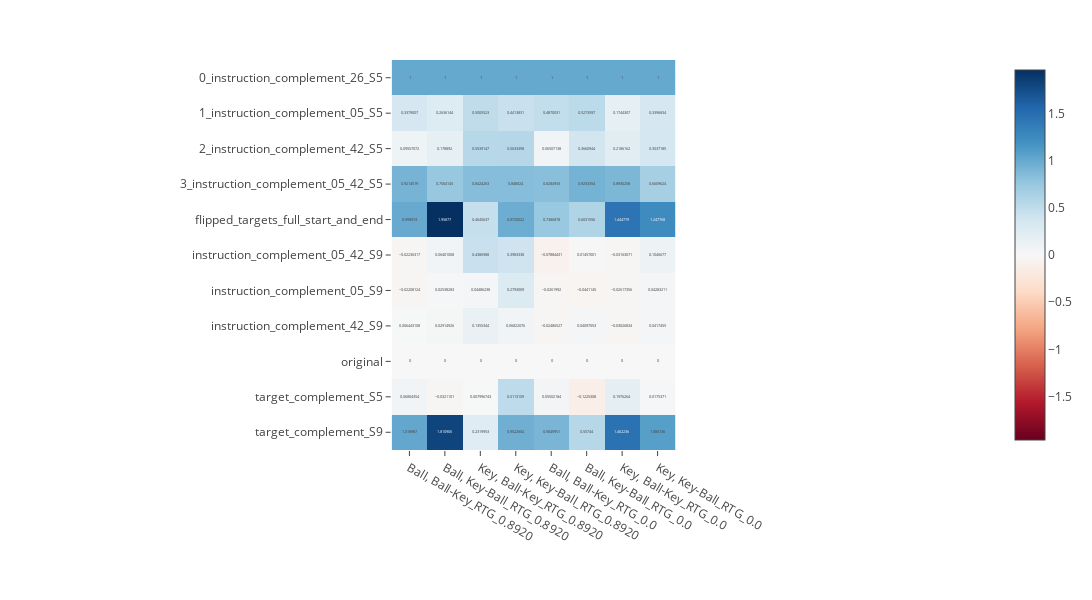
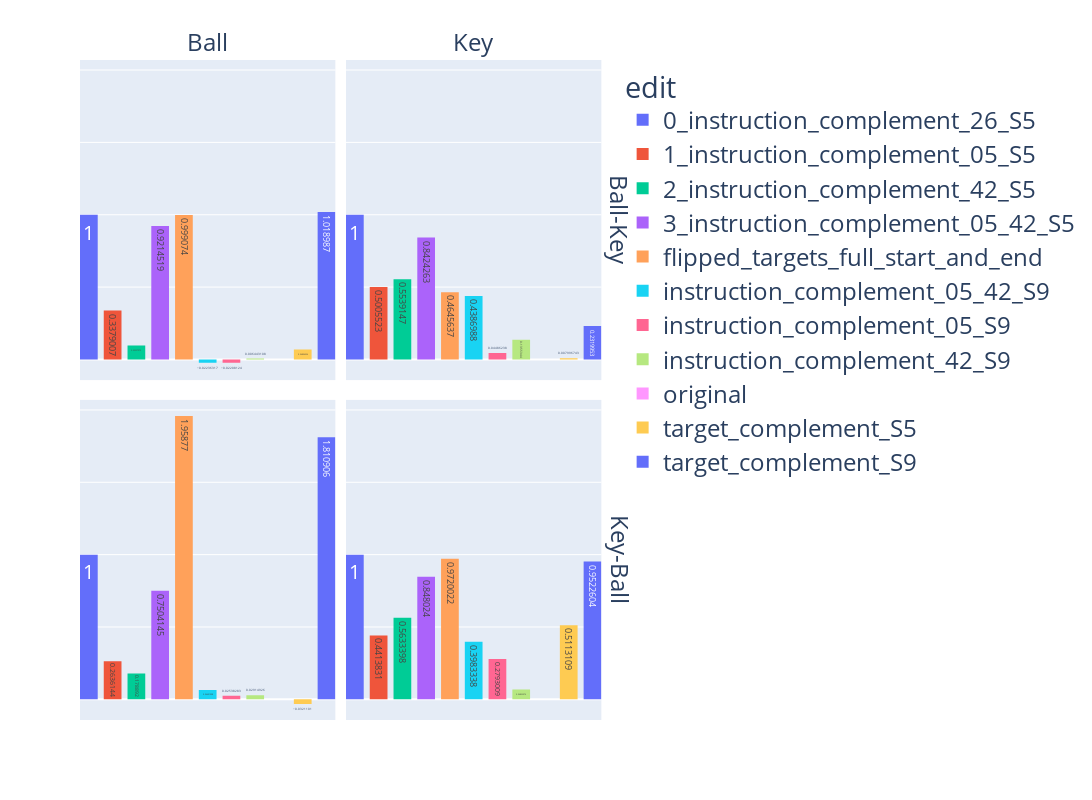

Notebook code for these charts, in order:
### Code cell
# Select the scenarios to use
edit_descriptions = [
    "original",
    "0_instruction_complement_26_S5",
    "1_instruction_complement_05_S5",
    "2_instruction_complement_42_S5",
    "3_instruction_complement_05_42_S5",
    "target_complement_S5",
    "target_complement_S9",
    "flipped_targets_full_start_and_end",
    "instruction_complement_05_S9",
    "instruction_complement_42_S9",
    "instruction_complement_05_42_S9",
]

action_preds = get_predictions_for_scenariors(scenario_dict, edit_descriptions, rtg = 0.8920)
logits_df_rtg_high = compile_action_preferences_df(action_preds, edit_descriptions, scenario_labels,
                                          reference_control = "original",
                                          reference_test = "0_instruction_complement_26_S5")
action_preds = get_predictions_for_scenariors(scenario_dict, edit_descriptions, rtg = 0.000)
logits_df_rtg_low = compile_action_preferences_df(action_preds, edit_descriptions, scenario_labels,
                                          reference_control = "original",
                                          reference_test = "0_instruction_complement_26_S5")

# add _RTG to scenario labels
logits_df_rtg_high["scenario"] = logits_df_rtg_high["scenario"].apply(lambda x: x + "_RTG_0.8920")
logits_df_rtg_low["scenario"] = logits_df_rtg_low["scenario"].apply(lambda x: x + "_RTG_0.0")

# combine the two dataframes
logits_df = pd.concat([logits_df_rtg_high, logits_df_rtg_low])

fig = plot_heatmap(logits_df)
fig.show()

fig = get_bar_chart(logits_df_rtg_high, scenario_labels)
fig.show()

fig = get_bar_chart(logits_df_rtg_low, scenario_labels)
fig.show()

### Figure 1 — Plotly figure (JSON) as saved in the notebook; plotly's stock layout.template omitted (floating-point values rounded to 4 significant figures)
{"data": [{"coloraxis": "coloraxis", "hovertemplate": "x: %{x}<br>y: %{y}<br>color: %{z}<extra></extra>", "name": "0", "texttemplate": "%{z}", "type": "heatmap", "x": ["Ball, Ball-Key_RTG_0.8920", "Ball, Key-Ball_RTG_0.8920", "Key, Ball-Key_RTG_0.8920", "Key, Key-Ball_RTG_0.8920", "Ball, Ball-Key_RTG_0.0", "Ball, Key-Ball_RTG_0.0", "Key, Ball-Key_RTG_0.0", "Key, Key-Ball_RTG_0.0"], "xaxis": "x", "y": ["0_instruction_complement_26_S5", "1_instruction_complement_05_S5", "2_instruction_complement_42_S5", "3_instruction_complement_05_42_S5", "flipped_targets_full_start_and_end", "instruction_complement_05_42_S9", "instruction_complement_05_S9", "instruction_complement_42_S9", "original", "target_complement_S5", "target_complement_S9"], "yaxis": "y", "z": [[1, 1, 1, 1, 1, 1, 1, 1], [0.3379, 0.2636, 0.5006, 0.4414, 0.487, 0.5274, 0.1744, 0.3397], [0.09557, 0.1789, 0.5539, 0.5633, 0.06507, 0.3661, 0.2186, 0.3537], [0.9215, 0.7504, 0.8424, 0.848, 0.8285, 0.9253, 0.893, 0.661], [0.9991, 1.959, 0.4646, 0.972, 0.7387, 0.6032, 1.445, 1.248], [-0.02236, 0.06401, 0.4387, 0.3983, -0.07884, 0.01457, -0.03163, 0.1047], [-0.02208, 0.02538, 0.04486, 0.2793, -0.0262, -0.04411, -0.02617, 0.04283], [0.006443, 0.02915, 0.1355, 0.06822, -0.02487, 0.04097, -0.03027, 0.04175], [0, 0, 0, 0, 0, 0, 0, 0], [0.06804, -0.03211, 0.007997, 0.5113, 0.05502, -0.1225, 0.1976, 0.01754], [1.019, 1.811, 0.232, 0.9523, 0.905, 0.5574, 1.462, 1.084]]}], "layout": {"coloraxis": {"cmid": 0, "colorscale": [[0, "rgb(103,0,31)"], [0.1, "rgb(178,24,43)"], [0.2, "rgb(214,96,77)"], [0.3, "rgb(244,165,130)"], [0.4, "rgb(253,219,199)"], [0.5, "rgb(247,247,247)"], [0.6, "rgb(209,229,240)"], [0.7, "rgb(146,197,222)"], [0.8, "rgb(67,147,195)"], [0.9, "rgb(33,102,172)"], [1, "rgb(5,48,97)"]]}, "height": 600, "margin": {"b": 150, "r": 20, "t": 60}, "width": 1200, "xaxis": {"anchor": "y", "constrain": "domain", "domain": [0, 1], "scaleanchor": "y"}, "yaxis": {"anchor": "x", "autorange": "reversed", "constrain": "domain", "domain": [0, 1]}}}

### Figure 2 — Plotly figure (JSON) as saved in the notebook; plotly's stock layout.template omitted (floating-point values rounded to 4 significant figures)
{"data": [{"alignmentgroup": "True", "hovertemplate": "edit=%{x}<br>target=Ball-Key<br>instruction=Ball<br>percent_change=%{y}<extra></extra>", "legendgroup": "0_instruction_complement_26_S5", "marker": {"color": "#636efa", "line": {"width": 0}, "pattern": {"shape": ""}}, "name": "0_instruction_complement_26_S5", "offsetgroup": "0_instruction_complement_26_S5", "orientation": "v", "showlegend": true, "textposition": "auto", "texttemplate": "%{y}", "type": "bar", "width": 0.8, "x": ["0_instruction_complement_26_S5"], "xaxis": "x3", "y": [1], "yaxis": "y3"}, {"alignmentgroup": "True", "hovertemplate": "edit=%{x}<br>target=Ball-Key<br>instruction=Key<br>percent_change=%{y}<extra></extra>", "legendgroup": "0_instruction_complement_26_S5", "marker": {"color": "#636efa", "line": {"width": 0}, "pattern": {"shape": ""}}, "name": "0_instruction_complement_26_S5", "offsetgroup": "0_instruction_complement_26_S5", "orientation": "v", "showlegend": false, "textposition": "auto", "texttemplate": "%{y}", "type": "bar", "width": 0.8, "x": ["0_instruction_complement_26_S5"], "xaxis": "x4", "y": [1], "yaxis": "y4"}, {"alignmentgroup": "True", "hovertemplate": "edit=%{x}<br>target=Key-Ball<br>instruction=Ball<br>percent_change=%{y}<extra></extra>", "legendgroup": "0_instruction_complement_26_S5", "marker": {"color": "#636efa", "line": {"width": 0}, "pattern": {"shape": ""}}, "name": "0_instruction_complement_26_S5", "offsetgroup": "0_instruction_complement_26_S5", "orientation": "v", "showlegend": false, "textposition": "auto", "texttemplate": "%{y}", "type": "bar", "width": 0.8, "x": ["0_instruction_complement_26_S5"], "xaxis": "x", "y": [1], "yaxis": "y"}, {"alignmentgroup": "True", "hovertemplate": "edit=%{x}<br>target=Key-Ball<br>instruction=Key<br>percent_change=%{y}<extra></extra>", "legendgroup": "0_instruction_complement_26_S5", "marker": {"color": "#636efa", "line": {"width": 0}, "pattern": {"shape": ""}}, "name": "0_instruction_complement_26_S5", "offsetgroup": "0_instruction_complement_26_S5", "orientation": "v", "showlegend": false, "textposition": "auto", "texttemplate": "%{y}", "type": "bar", "width": 0.8, "x": ["0_instruction_complement_26_S5"], "xaxis": "x2", "y": [1], "yaxis": "y2"}, {"alignmentgroup": "True", "hovertemplate": "edit=%{x}<br>target=Ball-Key<br>instruction=Ball<br>percent_change=%{y}<extra></extra>", "legendgroup": "1_instruction_complement_05_S5", "marker": {"color": "#EF553B", "line": {"width": 0}, "pattern": {"shape": ""}}, "name": "1_instruction_complement_05_S5", "offsetgroup": "1_instruction_complement_05_S5", "orientation": "v", "showlegend": true, "textposition": "auto", "texttemplate": "%{y}", "type": "bar", "width": 0.8, "x": ["1_instruction_complement_05_S5"], "xaxis": "x3", "y": [0.3379], "yaxis": "y3"}, {"alignmentgroup": "True", "hovertemplate": "edit=%{x}<br>target=Ball-Key<br>instruction=Key<br>percent_change=%{y}<extra></extra>", "legendgroup": "1_instruction_complement_05_S5", "marker": {"color": "#EF553B", "line": {"width": 0}, "pattern": {"shape": ""}}, "name": "1_instruction_complement_05_S5", "offsetgroup": "1_instruction_complement_05_S5", "orientation": "v", "showlegend": false, "textposition": "auto", "texttemplate": "%{y}", "type": "bar", "width": 0.8, "x": ["1_instruction_complement_05_S5"], "xaxis": "x4", "y": [0.5006], "yaxis": "y4"}, {"alignmentgroup": "True", "hovertemplate": "edit=%{x}<br>target=Key-Ball<br>instruction=Ball<br>percent_change=%{y}<extra></extra>", "legendgroup": "1_instruction_complement_05_S5", "marker": {"color": "#EF553B", "line": {"width": 0}, "pattern": {"shape": ""}}, "name": "1_instruction_complement_05_S5", "offsetgroup": "1_instruction_complement_05_S5", "orientation": "v", "showlegend": false, "textposition": "auto", "texttemplate": "%{y}", "type": "bar", "width": 0.8, "x": ["1_instruction_complement_05_S5"], "xaxis": "x", "y": [0.2636], "yaxis": "y"}, {"alignmentgroup": "True", "hovertemplate": "edit=%{x}<br>target=Key-Ball<br>instruction=Key<br>percent_change=%{y}<extra></extra>", "legendgroup": "1_instruction_complement_05_S5", "marker": {"color": "#EF553B", "line": {"width": 0}, "pattern": {"shape": ""}}, "name": "1_instruction_complement_05_S5", "offsetgroup": "1_instruction_complement_05_S5", "orientation": "v", "showlegend": false, "textposition": "auto", "texttemplate": "%{y}", "type": "bar", "width": 0.8, "x": ["1_instruction_complement_05_S5"], "xaxis": "x2", "y": [0.4414], "yaxis": "y2"}, {"alignmentgroup": "True", "hovertemplate": "edit=%{x}<br>target=Ball-Key<br>instruction=Ball<br>percent_change=%{y}<extra></extra>", "legendgroup": "2_instruction_complement_42_S5", "marker": {"color": "#00cc96", "line": {"width": 0}, "pattern": {"shape": ""}}, "name": "2_instruction_complement_42_S5", "offsetgroup": "2_instruction_complement_42_S5", "orientation": "v", "showlegend": true, "textposition": "auto", "texttemplate": "%{y}", "type": "bar", "width": 0.8, "x": ["2_instruction_complement_42_S5"], "xaxis": "x3", "y": [0.09557], "yaxis": "y3"}, {"alignmentgroup": "True", "hovertemplate": "edit=%{x}<br>target=Ball-Key<br>instruction=Key<br>percent_change=%{y}<extra></extra>", "legendgroup": "2_instruction_complement_42_S5", "marker": {"color": "#00cc96", "line": {"width": 0}, "pattern": {"shape": ""}}, "name": "2_instruction_complement_42_S5", "offsetgroup": "2_instruction_complement_42_S5", "orientation": "v", "showlegend": false, "textposition": "auto", "texttemplate": "%{y}", "type": "bar", "width": 0.8, "x": ["2_instruction_complement_42_S5"], "xaxis": "x4", "y": [0.5539], "yaxis": "y4"}, {"alignmentgroup": "True", "hovertemplate": "edit=%{x}<br>target=Key-Ball<br>instruction=Ball<br>percent_change=%{y}<extra></extra>", "legendgroup": "2_instruction_complement_42_S5", "marker": {"color": "#00cc96", "line": {"width": 0}, "pattern": {"shape": ""}}, "name": "2_instruction_complement_42_S5", "offsetgroup": "2_instruction_complement_42_S5", "orientation": "v", "showlegend": false, "textposition": "auto", "texttemplate": "%{y}", "type": "bar", "width": 0.8, "x": ["2_instruction_complement_42_S5"], "xaxis": "x", "y": [0.1789], "yaxis": "y"}, {"alignmentgroup": "True", "hovertemplate": "edit=%{x}<br>target=Key-Ball<br>instruction=Key<br>percent_change=%{y}<extra></extra>", "legendgroup": "2_instruction_complement_42_S5", "marker": {"color": "#00cc96", "line": {"width": 0}, "pattern": {"shape": ""}}, "name": "2_instruction_complement_42_S5", "offsetgroup": "2_instruction_complement_42_S5", "orientation": "v", "showlegend": false, "textposition": "auto", "texttemplate": "%{y}", "type": "bar", "width": 0.8, "x": ["2_instruction_complement_42_S5"], "xaxis": "x2", "y": [0.5633], "yaxis": "y2"}, {"alignmentgroup": "True", "hovertemplate": "edit=%{x}<br>target=Ball-Key<br>instruction=Ball<br>percent_change=%{y}<extra></extra>", "legendgroup": "3_instruction_complement_05_42_S5", "marker": {"color": "#ab63fa", "line": {"width": 0}, "pattern": {"shape": ""}}, "name": "3_instruction_complement_05_42_S5", "offsetgroup": "3_instruction_complement_05_42_S5", "orientation": "v", "showlegend": true, "textposition": "auto", "texttemplate": "%{y}", "type": "bar", "width": 0.8, "x": ["3_instruction_complement_05_42_S5"], "xaxis": "x3", "y": [0.9215], "yaxis": "y3"}, {"alignmentgroup": "True", "hovertemplate": "edit=%{x}<br>target=Ball-Key<br>instruction=Key<br>percent_change=%{y}<extra></extra>", "legendgroup": "3_instruction_complement_05_42_S5", "marker": {"color": "#ab63fa", "line": {"width": 0}, "pattern": {"shape": ""}}, "name": "3_instruction_complement_05_42_S5", "offsetgroup": "3_instruction_complement_05_42_S5", "orientation": "v", "showlegend": false, "textposition": "auto", "texttemplate": "%{y}", "type": "bar", "width": 0.8, "x": ["3_instruction_complement_05_42_S5"], "xaxis": "x4", "y": [0.8424], "yaxis": "y4"}, {"alignmentgroup": "True", "hovertemplate": "edit=%{x}<br>target=Key-Ball<br>instruction=Ball<br>percent_change=%{y}<extra></extra>", "legendgroup": "3_instruction_complement_05_42_S5", "marker": {"color": "#ab63fa", "line": {"width": 0}, "pattern": {"shape": ""}}, "name": "3_instruction_complement_05_42_S5", "offsetgroup": "3_instruction_complement_05_42_S5", "orientation": "v", "showlegend": false, "textposition": "auto", "texttemplate": "%{y}", "type": "bar", "width": 0.8, "x": ["3_instruction_complement_05_42_S5"], "xaxis": "x", "y": [0.7504], "yaxis": "y"}, {"alignmentgroup": "True", "hovertemplate": "edit=%{x}<br>target=Key-Ball<br>instruction=Key<br>percent_change=%{y}<extra></extra>", "legendgroup": "3_instruction_complement_05_42_S5", "marker": {"color": "#ab63fa", "line": {"width": 0}, "pattern": {"shape": ""}}, "name": "3_instruction_complement_05_42_S5", "offsetgroup": "3_instruction_complement_05_42_S5", "orientation": "v", "showlegend": false, "textposition": "auto", "texttemplate": "%{y}", "type": "bar", "width": 0.8, "x": ["3_instruction_complement_05_42_S5"], "xaxis": "x2", "y": [0.848], "yaxis": "y2"}, {"alignmentgroup": "True", "hovertemplate": "edit=%{x}<br>target=Ball-Key<br>instruction=Ball<br>percent_change=%{y}<extra></extra>", "legendgroup": "flipped_targets_full_start_and_end", "marker": {"color": "#FFA15A", "line": {"width": 0}, "pattern": {"shape": ""}}, "name": "flipped_targets_full_start_and_end", "offsetgroup": "flipped_targets_full_start_and_end", "orientation": "v", "showlegend": true, "textposition": "auto", "texttemplate": "%{y}", "type": "bar", "width": 0.8, "x": ["flipped_targets_full_start_and_end"], "xaxis": "x3", "y": [0.9991], "yaxis": "y3"}, {"alignmentgroup": "True", "hovertemplate": "edit=%{x}<br>target=Ball-Key<br>instruction=Key<br>percent_change=%{y}<extra></extra>", "legendgroup": "flipped_targets_full_start_and_end", "marker": {"color": "#FFA15A", "line": {"width": 0}, "pattern": {"shape": ""}}, "name": "flipped_targets_full_start_and_end", "offsetgroup": "flipped_targets_full_start_and_end", "orientation": "v", "showlegend": false, "textposition": "auto", "texttemplate": "%{y}", "type": "bar", "width": 0.8, "x": ["flipped_targets_full_start_and_end"], "xaxis": "x4", "y": [0.4646], "yaxis": "y4"}, {"alignmentgroup": "True", "hovertemplate": "edit=%{x}<br>target=Key-Ball<br>instruction=Ball<br>percent_change=%{y}<extra></extra>", "legendgroup": "flipped_targets_full_start_and_end", "marker": {"color": "#FFA15A", "line": {"width": 0}, "pattern": {"shape": ""}}, "name": "flipped_targets_full_start_and_end", "offsetgroup": "flipped_targets_full_start_and_end", "orientation": "v", "showlegend": false, "textposition": "auto", "texttemplate": "%{y}", "type": "bar", "width": 0.8, "x": ["flipped_targets_full_start_and_end"], "xaxis": "x", "y": [1.959], "yaxis": "y"}, {"alignmentgroup": "True", "hovertemplate": "edit=%{x}<br>target=Key-Ball<br>instruction=Key<br>percent_change=%{y}<extra></extra>", "legendgroup": "flipped_targets_full_start_and_end", "marker": {"color": "#FFA15A", "line": {"width": 0}, "pattern": {"shape": ""}}, "name": "flipped_targets_full_start_and_end", "offsetgroup": "flipped_targets_full_start_and_end", "orientation": "v", "showlegend": false, "textposition": "auto", "texttemplate": "%{y}", "type": "bar", "width": 0.8, "x": ["flipped_targets_full_start_and_end"], "xaxis": "x2", "y": [0.972], "yaxis": "y2"}, {"alignmentgroup": "True", "hovertemplate": "edit=%{x}<br>target=Ball-Key<br>instruction=Ball<br>percent_change=%{y}<extra></extra>", "legendgroup": "instruction_complement_05_42_S9", "marker": {"color": "#19d3f3", "line": {"width": 0}, "pattern": {"shape": ""}}, "name": "instruction_complement_05_42_S9", "offsetgroup": "instruction_complement_05_42_S9", "orientation": "v", "showlegend": true, "textposition": "auto", "texttemplate": "%{y}", "type": "bar", "width": 0.8, "x": ["instruction_complement_05_42_S9"], "xaxis": "x3", "y": [-0.02236], "yaxis": "y3"}, {"alignmentgroup": "True", "hovertemplate": "edit=%{x}<br>target=Ball-Key<br>instruction=Key<br>percent_change=%{y}<extra></extra>", "legendgroup": "instruction_complement_05_42_S9", "marker": {"color": "#19d3f3", "line": {"width": 0}, "pattern": {"shape": ""}}, "name": "instruction_complement_05_42_S9", "offsetgroup": "instruction_complement_05_42_S9", "orientation": "v", "showlegend": false, "textposition": "auto", "texttemplate": "%{y}", "type": "bar", "width": 0.8, "x": ["instruction_complement_05_42_S9"], "xaxis": "x4", "y": [0.4387], "yaxis": "y4"}, {"alignmentgroup": "True", "hovertemplate": "edit=%{x}<br>target=Key-Ball<br>instruction=Ball<br>percent_change=%{y}<extra></extra>", "legendgroup": "instruction_complement_05_42_S9", "marker": {"color": "#19d3f3", "line": {"width": 0}, "pattern": {"shape": ""}}, "name": "instruction_complement_05_42_S9", "offsetgroup": "instruction_complement_05_42_S9", "orientation": "v", "showlegend": false, "textposition": "auto", "texttemplate": "%{y}", "type": "bar", "width": 0.8, "x": ["instruction_complement_05_42_S9"], "xaxis": "x", "y": [0.06401], "yaxis": "y"}, {"alignmentgroup": "True", "hovertemplate": "edit=%{x}<br>target=Key-Ball<br>instruction=Key<br>percent_change=%{y}<extra></extra>", "legendgroup": "instruction_complement_05_42_S9", "marker": {"color": "#19d3f3", "line": {"width": 0}, "pattern": {"shape": ""}}, "name": "instruction_complement_05_42_S9", "offsetgroup": "instruction_complement_05_42_S9", "orientation": "v", "showlegend": false, "textposition": "auto", "texttemplate": "%{y}", "type": "bar", "width": 0.8, "x": ["instruction_complement_05_42_S9"], "xaxis": "x2", "y": [0.3983], "yaxis": "y2"}, {"alignmentgroup": "True", "hovertemplate": "edit=%{x}<br>target=Ball-Key<br>instruction=Ball<br>percent_change=%{y}<extra></extra>", "legendgroup": "instruction_complement_05_S9", "marker": {"color": "#FF6692", "line": {"width": 0}, "pattern": {"shape": ""}}, "name": "instruction_complement_05_S9", "offsetgroup": "instruction_complement_05_S9", "orientation": "v", "showlegend": true, "textposition": "auto", "texttemplate": "%{y}", "type": "bar", "width": 0.8, "x": ["instruction_complement_05_S9"], "xaxis": "x3", "y": [-0.02208], "yaxis": "y3"}, {"alignmentgroup": "True", "hovertemplate": "edit=%{x}<br>target=Ball-Key<br>instruction=Key<br>percent_change=%{y}<extra></extra>", "legendgroup": "instruction_complement_05_S9", "marker": {"color": "#FF6692", "line": {"width": 0}, "pattern": {"shape": ""}}, "name": "instruction_complement_05_S9", "offsetgroup": "instruction_complement_05_S9", "orientation": "v", "showlegend": false, "textposition": "auto", "texttemplate": "%{y}", "type": "bar", "width": 0.8, "x": ["instruction_complement_05_S9"], "xaxis": "x4", "y": [0.04486], "yaxis": "y4"}, {"alignmentgroup": "True", "hovertemplate": "edit=%{x}<br>target=Key-Ball<br>instruction=Ball<br>percent_change=%{y}<extra></extra>", "legendgroup": "instruction_complement_05_S9", "marker": {"color": "#FF6692", "line": {"width": 0}, "pattern": {"shape": ""}}, "name": "instruction_complement_05_S9", "offsetgroup": "instruction_complement_05_S9", "orientation": "v", "showlegend": false, "textposition": "auto", "texttemplate": "%{y}", "type": "bar", "width": 0.8, "x": ["instruction_complement_05_S9"], "xaxis": "x", "y": [0.02538], "yaxis": "y"}, {"alignmentgroup": "True", "hovertemplate": "edit=%{x}<br>target=Key-Ball<br>instruction=Key<br>percent_change=%{y}<extra></extra>", "legendgroup": "instruction_complement_05_S9", "marker": {"color": "#FF6692", "line": {"width": 0}, "pattern": {"shape": ""}}, "name": "instruction_complement_05_S9", "offsetgroup": "instruction_complement_05_S9", "orientation": "v", "showlegend": false, "textposition": "auto", "texttemplate": "%{y}", "type": "bar", "width": 0.8, "x": ["instruction_complement_05_S9"], "xaxis": "x2", "y": [0.2793], "yaxis": "y2"}, {"alignmentgroup": "True", "hovertemplate": "edit=%{x}<br>target=Ball-Key<br>instruction=Ball<br>percent_change=%{y}<extra></extra>", "legendgroup": "instruction_complement_42_S9", "marker": {"color": "#B6E880", "line": {"width": 0}, "pattern": {"shape": ""}}, "name": "instruction_complement_42_S9", "offsetgroup": "instruction_complement_42_S9", "orientation": "v", "showlegend": true, "textposition": "auto", "texttemplate": "%{y}", "type": "bar", "width": 0.8, "x": ["instruction_complement_42_S9"], "xaxis": "x3", "y": [0.006443], "yaxis": "y3"}, {"alignmentgroup": "True", "hovertemplate": "edit=%{x}<br>target=Ball-Key<br>instruction=Key<br>percent_change=%{y}<extra></extra>", "legendgroup": "instruction_complement_42_S9", "marker": {"color": "#B6E880", "line": {"width": 0}, "pattern": {"shape": ""}}, "name": "instruction_complement_42_S9", "offsetgroup": "instruction_complement_42_S9", "orientation": "v", "showlegend": false, "textposition": "auto", "texttemplate": "%{y}", "type": "bar", "width": 0.8, "x": ["instruction_complement_42_S9"], "xaxis": "x4", "y": [0.1355], "yaxis": "y4"}, {"alignmentgroup": "True", "hovertemplate": "edit=%{x}<br>target=Key-Ball<br>instruction=Ball<br>percent_change=%{y}<extra></extra>", "legendgroup": "instruction_complement_42_S9", "marker": {"color": "#B6E880", "line": {"width": 0}, "pattern": {"shape": ""}}, "name": "instruction_complement_42_S9", "offsetgroup": "instruction_complement_42_S9", "orientation": "v", "showlegend": false, "textposition": "auto", "texttemplate": "%{y}", "type": "bar", "width": 0.8, "x": ["instruction_complement_42_S9"], "xaxis": "x", "y": [0.02915], "yaxis": "y"}, {"alignmentgroup": "True", "hovertemplate": "edit=%{x}<br>target=Key-Ball<br>instruction=Key<br>percent_change=%{y}<extra></extra>", "legendgroup": "instruction_complement_42_S9", "marker": {"color": "#B6E880", "line": {"width": 0}, "pattern": {"shape": ""}}, "name": "instruction_complement_42_S9", "offsetgroup": "instruction_complement_42_S9", "orientation": "v", "showlegend": false, "textposition": "auto", "texttemplate": "%{y}", "type": "bar", "width": 0.8, "x": ["instruction_complement_42_S9"], "xaxis": "x2", "y": [0.06822], "yaxis": "y2"}, {"alignmentgroup": "True", "hovertemplate": "edit=%{x}<br>target=Ball-Key<br>instruction=Ball<br>percent_change=%{y}<extra></extra>", "legendgroup": "original", "marker": {"color": "#FF97FF", "line": {"width": 0}, "pattern": {"shape": ""}}, "name": "original", "offsetgroup": "original", "orientation": "v", "showlegend": true, "textposition": "auto", "texttemplate": "%{y}", "type": "bar", "width": 0.8, "x": ["original"], "xaxis": "x3", "y": [0], "yaxis": "y3"}, {"alignmentgroup": "True", "hovertemplate": "edit=%{x}<br>target=Ball-Key<br>instruction=Key<br>percent_change=%{y}<extra></extra>", "legendgroup": "original", "marker": {"color": "#FF97FF", "line": {"width": 0}, "pattern": {"shape": ""}}, "name": "original", "offsetgroup": "original", "orientation": "v", "showlegend": false, "textposition": "auto", "texttemplate": "%{y}", "type": "bar", "width": 0.8, "x": ["original"], "xaxis": "x4", "y": [0], "yaxis": "y4"}, {"alignmentgroup": "True", "hovertemplate": "edit=%{x}<br>target=Key-Ball<br>instruction=Ball<br>percent_change=%{y}<extra></extra>", "legendgroup": "original", "marker": {"color": "#FF97FF", "line": {"width": 0}, "pattern": {"shape": ""}}, "name": "original", "offsetgroup": "original", "orientation": "v", "showlegend": false, "textposition": "auto", "texttemplate": "%{y}", "type": "bar", "width": 0.8, "x": ["original"], "xaxis": "x", "y": [0], "yaxis": "y"}, {"alignmentgroup": "True", "hovertemplate": "edit=%{x}<br>target=Key-Ball<br>instruction=Key<br>percent_change=%{y}<extra></extra>", "legendgroup": "original", "marker": {"color": "#FF97FF", "line": {"width": 0}, "pattern": {"shape": ""}}, "name": "original", "offsetgroup": "original", "orientation": "v", "showlegend": false, "textposition": "auto", "texttemplate": "%{y}", "type": "bar", "width": 0.8, "x": ["original"], "xaxis": "x2", "y": [0], "yaxis": "y2"}, {"alignmentgroup": "True", "hovertemplate": "edit=%{x}<br>target=Ball-Key<br>instruction=Ball<br>percent_change=%{y}<extra></extra>", "legendgroup": "target_complement_S5", "marker": {"color": "#FECB52", "line": {"width": 0}, "pattern": {"shape": ""}}, "name": "target_complement_S5", "offsetgroup": "target_complement_S5", "orientation": "v", "showlegend": true, "textposition": "auto", "texttemplate": "%{y}", "type": "bar", "width": 0.8, "x": ["target_complement_S5"], "xaxis": "x3", "y": [0.06804], "yaxis": "y3"}, {"alignmentgroup": "True", "hovertemplate": "edit=%{x}<br>target=Ball-Key<br>instruction=Key<br>percent_change=%{y}<extra></extra>", "legendgroup": "target_complement_S5", "marker": {"color": "#FECB52", "line": {"width": 0}, "pattern": {"shape": ""}}, "name": "target_complement_S5", "offsetgroup": "target_complement_S5", "orientation": "v", "showlegend": false, "textposition": "auto", "texttemplate": "%{y}", "type": "bar", "width": 0.8, "x": ["target_complement_S5"], "xaxis": "x4", "y": [0.007997], "yaxis": "y4"}, {"alignmentgroup": "True", "hovertemplate": "edit=%{x}<br>target=Key-Ball<br>instruction=Ball<br>percent_change=%{y}<extra></extra>", "legendgroup": "target_complement_S5", "marker": {"color": "#FECB52", "line": {"width": 0}, "pattern": {"shape": ""}}, "name": "target_complement_S5", "offsetgroup": "target_complement_S5", "orientation": "v", "showlegend": false, "textposition": "auto", "texttemplate": "%{y}", "type": "bar", "width": 0.8, "x": ["target_complement_S5"], "xaxis": "x", "y": [-0.03211], "yaxis": "y"}, {"alignmentgroup": "True", "hovertemplate": "edit=%{x}<br>target=Key-Ball<br>instruction=Key<br>percent_change=%{y}<extra></extra>", "legendgroup": "target_complement_S5", "marker": {"color": "#FECB52", "line": {"width": 0}, "pattern": {"shape": ""}}, "name": "target_complement_S5", "offsetgroup": "target_complement_S5", "orientation": "v", "showlegend": false, "textposition": "auto", "texttemplate": "%{y}", "type": "bar", "width": 0.8, "x": ["target_complement_S5"], "xaxis": "x2", "y": [0.5113], "yaxis": "y2"}, {"alignmentgroup": "True", "hovertemplate": "edit=%{x}<br>target=Ball-Key<br>instruction=Ball<br>percent_change=%{y}<extra></extra>", "legendgroup": "target_complement_S9", "marker": {"color": "#636efa", "line": {"width": 0}, "pattern": {"shape": ""}}, "name": "target_complement_S9", "offsetgroup": "target_complement_S9", "orientation": "v", "showlegend": true, "textposition": "auto", "texttemplate": "%{y}", "type": "bar", "width": 0.8, "x": ["target_complement_S9"], "xaxis": "x3", "y": [1.019], "yaxis": "y3"}, {"alignmentgroup": "True", "hovertemplate": "edit=%{x}<br>target=Ball-Key<br>instruction=Key<br>percent_change=%{y}<extra></extra>", "legendgroup": "target_complement_S9", "marker": {"color": "#636efa", "line": {"width": 0}, "pattern": {"shape": ""}}, "name": "target_complement_S9", "offsetgroup": "target_complement_S9", "orientation": "v", "showlegend": false, "textposition": "auto", "texttemplate": "%{y}", "type": "bar", "width": 0.8, "x": ["target_complement_S9"], "xaxis": "x4", "y": [0.232], "yaxis": "y4"}, {"alignmentgroup": "True", "hovertemplate": "edit=%{x}<br>target=Key-Ball<br>instruction=Ball<br>percent_change=%{y}<extra></extra>", "legendgroup": "target_complement_S9", "marker": {"color": "#636efa", "line": {"width": 0}, "pattern": {"shape": ""}}, "name": "target_complement_S9", "offsetgroup": "target_complement_S9", "orientation": "v", "showlegend": false, "textposition": "auto", "texttemplate": "%{y}", "type": "bar", "width": 0.8, "x": ["target_complement_S9"], "xaxis": "x", "y": [1.811], "yaxis": "y"}, {"alignmentgroup": "True", "hovertemplate": "edit=%{x}<br>target=Key-Ball<br>instruction=Key<br>percent_change=%{y}<extra></extra>", "legendgroup": "target_complement_S9", "marker": {"color": "#636efa", "line": {"width": 0}, "pattern": {"shape": ""}}, "name": "target_complement_S9", "offsetgroup": "target_complement_S9", "orientation": "v", "showlegend": false, "textposition": "auto", "texttemplate": "%{y}", "type": "bar", "width": 0.8, "x": ["target_complement_S9"], "xaxis": "x2", "y": [0.9523], "yaxis": "y2"}], "layout": {"annotations": [{"font": {}, "showarrow": false, "text": "Ball", "x": 0.24, "xanchor": "center", "xref": "paper", "y": 1, "yanchor": "bottom", "yref": "paper"}, {"font": {}, "showarrow": false, "text": "Key", "x": 0.74, "xanchor": "center", "xref": "paper", "y": 1, "yanchor": "bottom", "yref": "paper"}, {"font": {}, "showarrow": false, "text": "Key-Ball", "textangle": 90, "x": 0.98, "xanchor": "left", "xref": "paper", "y": 0.2425, "yanchor": "middle", "yref": "paper"}, {"font": {}, "showarrow": false, "text": "Ball-Key", "textangle": 90, "x": 0.98, "xanchor": "left", "xref": "paper", "y": 0.7575, "yanchor": "middle", "yref": "paper"}], "barmode": "group", "font": {"size": 24}, "height": 800, "legend": {"title": {"text": "edit"}, "tracegroupgap": 0}, "margin": {"t": 60}, "width": 1600, "xaxis": {"anchor": "y", "categoryarray": ["0_instruction_complement_26_S5", "1_instruction_complement_05_S5", "2_instruction_complement_42_S5", "3_instruction_complement_05_42_S5", "flipped_targets_full_start_and_end", "instruction_complement_05_42_S9", "instruction_complement_05_S9", "instruction_complement_42_S9", "original", "target_complement_S5", "target_complement_S9"], "categoryorder": "array", "domain": [0, 0.48], "showticklabels": false, "side": "left", "title": {"text": ""}}, "xaxis2": {"anchor": "y2", "categoryarray": ["0_instruction_complement_26_S5", "1_instruction_complement_05_S5", "2_instruction_complement_42_S5", "3_instruction_complement_05_42_S5", "flipped_targets_full_start_and_end", "instruction_complement_05_42_S9", "instruction_complement_05_S9", "instruction_complement_42_S9", "original", "target_complement_S5", "target_complement_S9"], "categoryorder": "array", "domain": [0.5, 0.98], "matches": "x", "showticklabels": false, "side": "left", "title": {"text": ""}}, "xaxis3": {"anchor": "y3", "domain": [0, 0.48], "matches": "x", "showticklabels": false, "side": "left", "title": {"text": ""}}, "xaxis4": {"anchor": "y4", "domain": [0.5, 0.98], "matches": "x", "showticklabels": false, "side": "left", "title": {"text": ""}}, "yaxis": {"anchor": "x", "domain": [0, 0.485], "showticklabels": false, "side": "left", "tickangle": 0, "title": {"text": ""}}, "yaxis2": {"anchor": "x2", "domain": [0, 0.485], "matches": "y", "showticklabels": false, "side": "left", "tickangle": 0, "title": {"text": ""}}, "yaxis3": {"anchor": "x3", "domain": [0.515, 1], "matches": "y", "showticklabels": false, "side": "left", "tickangle": 0, "title": {"text": ""}}, "yaxis4": {"anchor": "x4", "domain": [0.515, 1], "matches": "y", "showticklabels": false, "side": "left", "tickangle": 0, "title": {"text": ""}}}}
